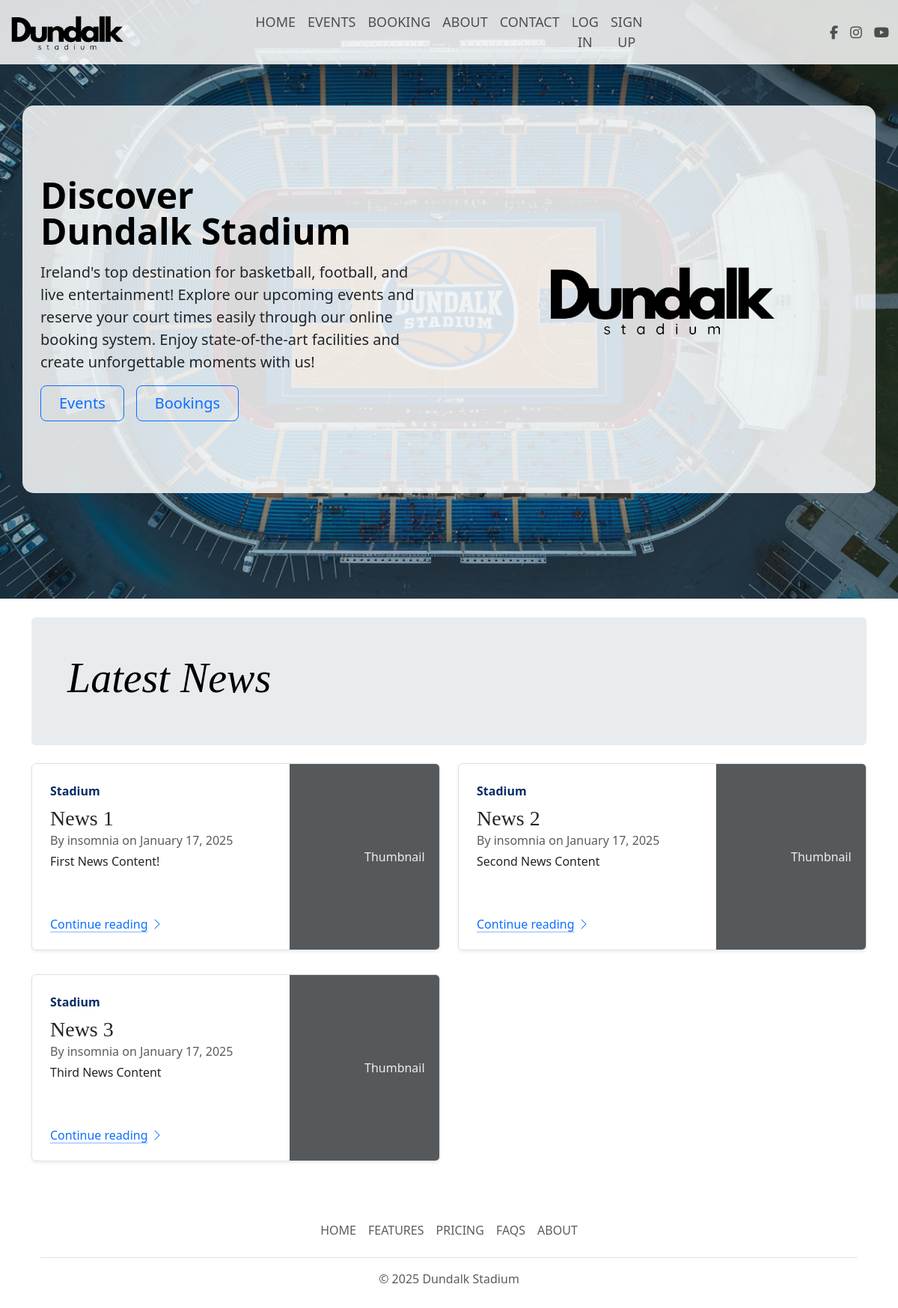
Before: / with the older database file.
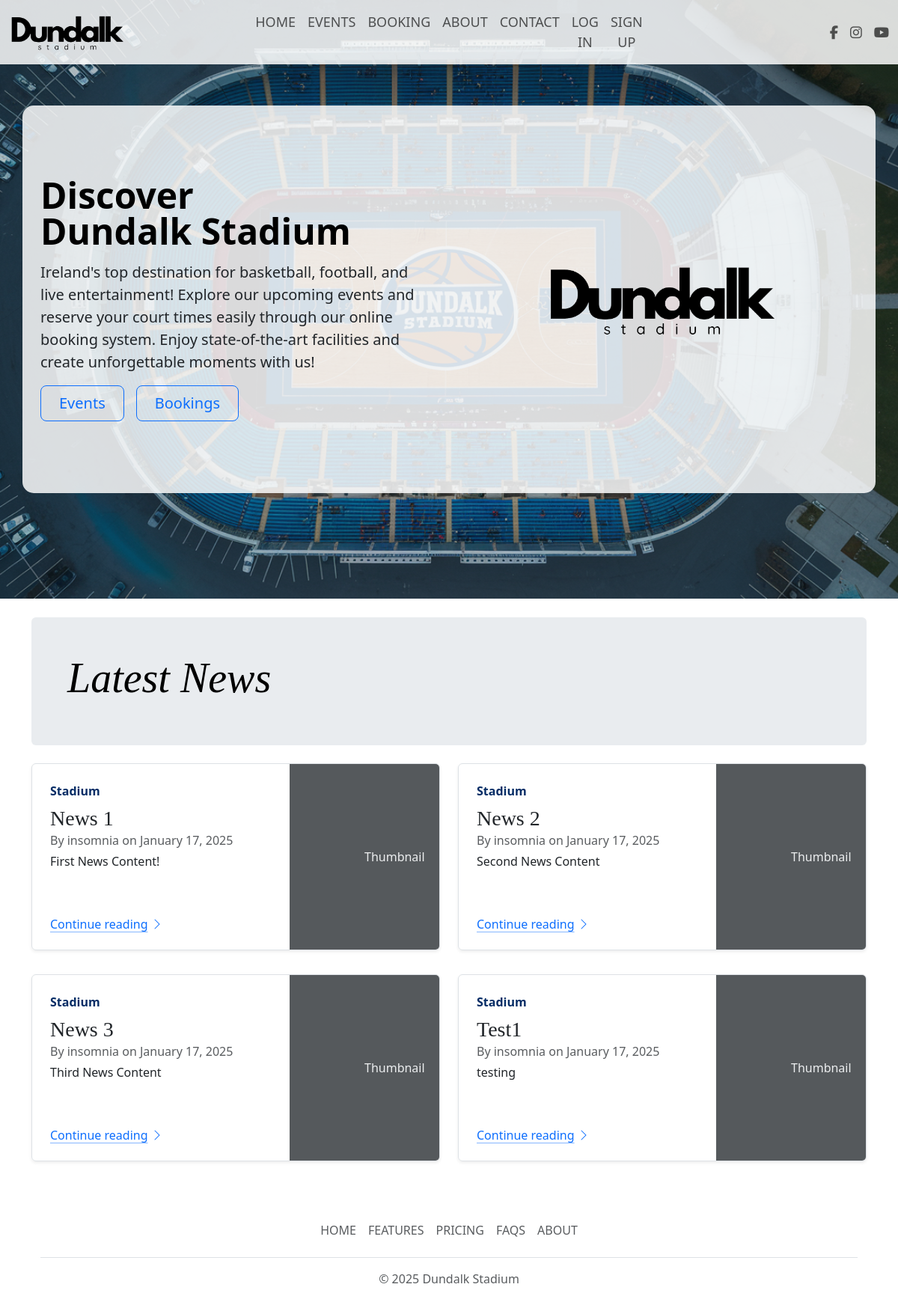
After: the same page with the newer database file.
### website/models.py (models this page shows, shortened)
class News(models.Model):
    date_posted = models.DateTimeField(default=timezone.now)
    author = models.ForeignKey(User, on_delete=models.CASCADE)
    title = models.CharField(max_length=50)
    content = models.TextField()

### website/views.py (the view)
# urls.py: 2. Add a URL to urlpatterns:  path('', views.home, name='home')
def home(request):
    context = {
        'news': News.objects.all()
    }
    return render(request, 'fullsite/home.html', context)

### website/templates/fullsite/home.html (shortened to what this page needs)
{% extends "fullsite/base.html" %}
{% block content %}
<section id="hero" class="img-fluid">
  <div class="container col-xxl-8 px-4 py-5" id="hero-text">
    <div class="row flex-lg-row-reverse align-items-center g-5 py-5">
      <div class="col-10 col-sm-8 col-lg-6">
        <img src="static/img/dundalk.png" id="hero-img-small" class="d-block mx-lg-auto img-fluid"
          alt="Bootstrap Themes" width="700" height="500" loading="lazy">
      </div>
      <div class="col-lg-6">
        <h1 class="display-5 fw-bold text-body-emphasis lh-1 mb-3">Discover<br>Dundalk Stadium</h1>
        <p class="lead">Ireland's top destination for basketball, football, and live entertainment! Explore our upcoming
          events and reserve your court times easily through our online booking system. Enjoy state-of-the-art
          facilities and create unforgettable moments with us!</p>
        <div class="d-grid gap-2 d-md-flex justify-content-md-start">
          <button type="button" class="btn btn-outline-primary btn-lg px-4 me-md-2">Events</button>
          <button type="button" class="btn btn-outline-primary btn-lg px-4 me-md-2">Bookings</button>
        </div>
      </div>
    </div>
  </div>
</section>
<section id="news" class="container">
  <div class="p-4 p-md-5 mb-4 rounded text-body-emphasis bg-body-secondary">
    <div class="col-lg-6 px-0">
      <h1 class="display-4 fst-italic">Latest News</h1>
    </div>
  </div>
  <div class="row">
    {% for news in news %}
    <div class="col-md-6 mb-2">
      <div class="row g-0 border rounded overflow-hidden flex-md-row mb-4 shadow-sm h-md-250 position-relative">
        <div class="col p-4 d-flex flex-column position-static">
          <strong class="d-inline-block mb-2 text-primary-emphasis">Stadium</strong>
          <h3 class="mb-0">{{ news.title }}</h3>
          <div class="mb-1 text-body-secondary">By {{ news.author }} on {{ news.date_posted|date:"F d, Y" }}</div>
          <p class="card-text mb-auto">{{ news.content }}</p>
          <a href="#" class="icon-link gap-1 icon-link-hover stretched-link">
            Continue reading
            <svg class="bi">
              <use xlink:href="#chevron-right" /></svg>
          </a>
        </div>
        <div class="col-auto d-none d-lg-block">
          <svg class="bd-placeholder-img" width="200" height="250" xmlns="http://www.w3.org/2000/svg" role="img"
            aria-label="Placeholder: Thumbnail" preserveAspectRatio="xMidYMid slice" focusable="false">
            <rect width="100%" height="100%" fill="#55595c" /><text x="50%" y="50%" fill="#eceeef"
              dy=".3em">Thumbnail</text>
          </svg>
        </div>
      </div>
    </div>
    {% endfor %}
  </div>
</section>
<section id="footer" class="container">
  <div class="container">
    <footer class="py-3 my-4">
      <ul class="nav justify-content-center border-bottom pb-3 mb-3">
        <li class="nav-item"><a href="#" class="nav-link px-2 text-body-secondary">Home</a></li>
        <li class="nav-item"><a href="#" class="nav-link px-2 text-body-secondary">Features</a></li>
        <li class="nav-item"><a href="#" class="nav-link px-2 text-body-secondary">Pricing</a></li>
        <li class="nav-item"><a href="#" class="nav-link px-2 text-body-secondary">FAQs</a></li>
        <li class="nav-item"><a href="#" class="nav-link px-2 text-body-secondary">About</a></li>
      </ul>
      <p class="text-center text-body-secondary">&copy; 2025 Dundalk Stadium</p>
    </footer>
  </div>
</section>
{% endblock content %}

Changed rows visible on the page:
added News: title "Test1", author "insomnia", date_posted "January 17, 2025", content "testing"
